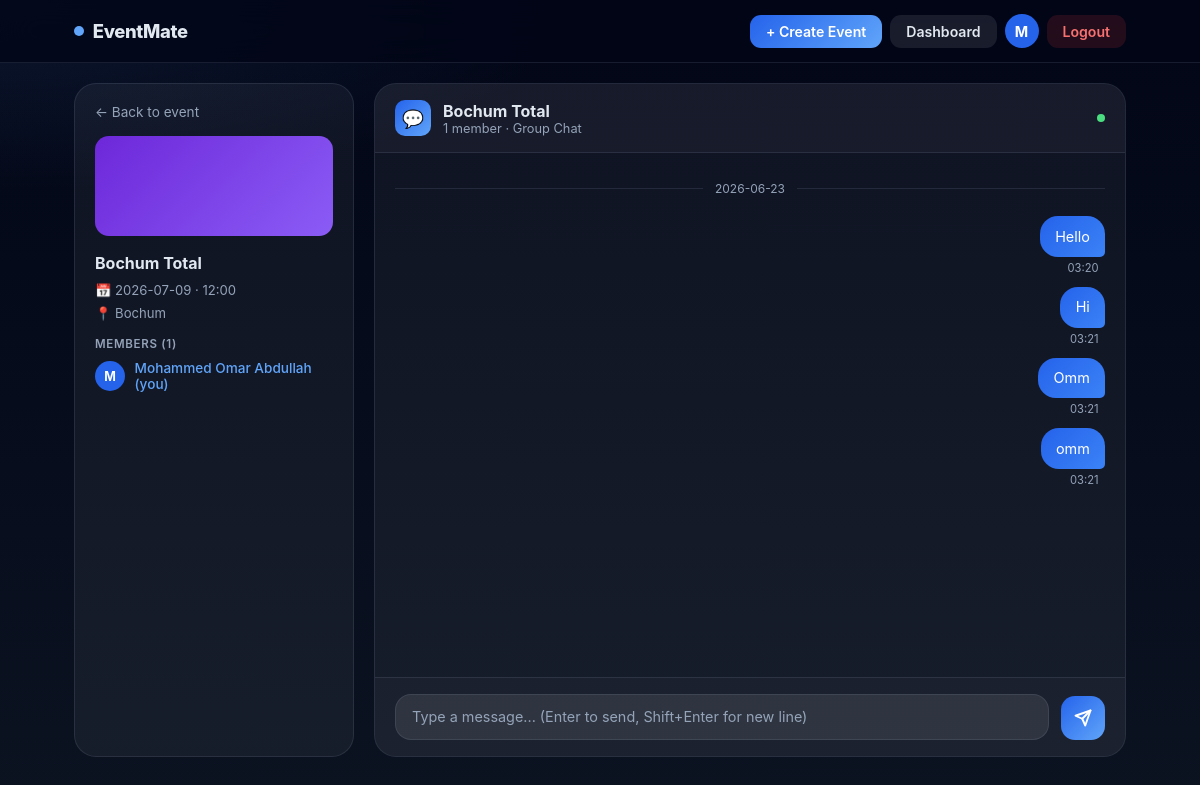
/event/7/chat (signed in), run on the app's committed database.
### app.py (models this page shows)
class User(db.Model):
    id = db.Column(db.Integer, primary_key=True)
    email = db.Column(db.String(120), unique=True, nullable=True)
    username = db.Column(db.String(80), unique=True, nullable=True)
    name = db.Column(db.String(120), nullable=False)
    first_name = db.Column(db.String(60))
    last_name = db.Column(db.String(60))
    state = db.Column(db.String(120))
    city = db.Column(db.String(120))
    street = db.Column(db.String(120))
    house_number = db.Column(db.String(20))
    password_hash = db.Column(db.String(200))
    auth_method = db.Column(db.String(20))
    university = db.Column(db.String(200))
    study_program = db.Column(db.String(200))
    languages = db.Column(db.Text)
    interests = db.Column(db.Text)
    about_me = db.Column(db.Text)
    profile_picture = db.Column(db.String(200))
    joined_events = db.relationship('EventJoin', backref='user', lazy=True, cascade='all, delete-orphan')
    created_events = db.relationship('Event', backref='organizer', lazy=True, foreign_keys='Event.organizer_id')
    def get_languages(self):
        return [l.strip() for l in self.languages.split(',') if l.strip()] if self.languages else []
    def get_interests(self):
        return [i.strip() for i in self.interests.split(',') if i.strip()] if self.interests else []
    def to_dict(self):
        return {
            'id': self.id,
            'username': self.username,
            'name': self.name,
            'first_name': self.first_name,
            'last_name': self.last_name,
            'state': self.state,
            'city': self.city,
            'street': self.street,
            'house_number': self.house_number,
            'auth_method': self.auth_method,
            'university': self.university,
            'study_program': self.study_program,
            'languages': self.get_languages(),
            'interests': self.get_interests(),
            'about_me': self.about_me,
            'profile_picture': self.profile_picture,
        }

class Event(db.Model):
    id = db.Column(db.Integer, primary_key=True)
    title = db.Column(db.String(200), nullable=False)
    date = db.Column(db.String(20), nullable=False)
    time = db.Column(db.String(10))
    location = db.Column(db.String(120), nullable=False)
    language = db.Column(db.String(120))
    category = db.Column(db.String(60))
    description = db.Column(db.Text)
    max_participants = db.Column(db.Integer)
    banner = db.Column(db.String(200))
    organizer_id = db.Column(db.Integer, db.ForeignKey('user.id'), nullable=True)
    joined_users = db.relationship('EventJoin', backref='event', lazy=True, cascade='all, delete-orphan')
    def attendee_count(self):
        return len(self.joined_users)
    def to_dict(self):
        org = User.query.get(self.organizer_id) if self.organizer_id else None
        return {
            'id': self.id,
            'title': self.title,
            'date': self.date,
            'time': self.time,
            'location': self.location,
            'language': self.language,
            'category': self.category,
            'description': self.description,
            'max_participants': self.max_participants,
            'banner': self.banner,
            'organizer_id': self.organizer_id,
            'organizer_name': org.name if org else 'EventMate',
            'organizer_username': org.username if org else None,
            'attendee_count': self.attendee_count(),
            'attendees': [ej.user.name for ej in self.joined_users],
            'category_color': CATEGORY_COLORS.get(self.category, 'linear-gradient(135deg,#1e3a8a,#3b82f6)'),
            'category_icon': CATEGORY_ICONS.get(self.category, '📅'),
        }

class ChatMessage(db.Model):
    id = db.Column(db.Integer, primary_key=True)
    event_id = db.Column(db.Integer, db.ForeignKey('event.id'), nullable=False)
    user_id = db.Column(db.Integer, db.ForeignKey('user.id'), nullable=False)
    message = db.Column(db.Text, nullable=False)
    timestamp = db.Column(db.DateTime, nullable=False, default=datetime.utcnow)
    sender = db.relationship('User', lazy=True)

### app.py (the view)
@app.route('/event/<int:event_id>/chat')
@login_required
def event_chat(event_id):
    user = get_current_user()
    event = Event.query.get_or_404(event_id)
    joined = EventJoin.query.filter_by(user_id=user.id, event_id=event_id).first()
    if not joined:
        return render_template('error.html',
            title='Access Denied',
            message='You must join this event before accessing the group chat.',
            back_url=url_for('event_detail', event_id=event_id)), 403
    messages = ChatMessage.query.filter_by(event_id=event_id)\
        .order_by(ChatMessage.timestamp.asc()).all()
    member_ids = [ej.user_id for ej in EventJoin.query.filter_by(event_id=event_id).all()]
    members = User.query.filter(User.id.in_(member_ids)).all()
    event_dict = event.to_dict()
    return render_template('chat.html',
        event=event_dict,
        user=user.to_dict() if hasattr(user, 'to_dict') else {
            'id': user.id, 'name': user.name, 'username': user.username,
            'profile_picture': user.profile_picture,
        },
        messages=[_chat_message_to_dict(m) for m in messages],
        members=members,
    )

### app.py (called while the page is built)
def login_required(view):
    @wraps(view)
    def wrapped_view(*args, **kwargs):
        if 'user_id' not in session:
            return redirect(url_for('login'))
        return view(*args, **kwargs)
    return wrapped_view

def get_current_user():
    if 'user_id' in session:
        return User.query.get(session['user_id'])
    return None

@app.context_processor
def inject_nav():
    user = get_current_user()
    return dict(
        nav_user=user.to_dict() if user else None,
        is_guest=session.get('guest', False),
    )

def _chat_message_to_dict(msg):
    return {
        'id': msg.id,
        'event_id': msg.event_id,
        'user_id': msg.user_id,
        'message': msg.message,
        'timestamp': msg.timestamp.strftime('%Y-%m-%d %H:%M:%S'),
        'sender_name': msg.sender.name if msg.sender else 'Unknown',
        'profile_picture': msg.sender.profile_picture if msg.sender else None,
    }

### templates/chat.html (shortened to what this page needs)
{% extends "base.html" %}
{% block body %}
<div class="page" style="padding-top:1.25rem;padding-bottom:1.25rem;">
    <div class="chat-layout">
        <aside class="chat-sidebar">
            <a href="/event/{{ event.id }}" style="color:var(--muted);text-decoration:none;font-size:0.85rem;display:flex;align-items:center;gap:0.4rem;">← Back to event</a>
            <div class="sidebar-event-banner">
                {% if event.banner %}
                    <img src="{{ url_for('static', filename='uploads/' + event.banner) }}" alt="">
                {% else %}
                    <div class="sidebar-event-banner-grad" style="background:{{ event.category_color }};"></div>
                {% endif %}
            </div>
            <div>
                <div class="sidebar-event-title">{{ event.title }}</div>
                <div class="sidebar-meta" style="margin-top:0.5rem;">
                    <div class="sidebar-meta-row">📅 {{ event.date }}{% if event.time %} · {{ event.time }}{% endif %}</div>
                    <div class="sidebar-meta-row">📍 {{ event.location }}</div>
                </div>
            </div>
            <div>
                <div class="section-label" style="margin-bottom:0.6rem;">Members ({{ members|length }})</div>
                <div class="members-list">
                    {% for m in members %}
                    <div class="member-row">
                        <div class="member-avatar">
                            {% if m.profile_picture %}
                                <img src="{{ url_for('static', filename='uploads/' + m.profile_picture) }}" alt="">
                            {% else %}
                                {{ m.name[0]|upper }}
                            {% endif %}
                        </div>
                        <span class="member-name {{ 'is-you' if m.id == user.id }}">
                            {{ m.name }}{% if m.id == user.id %} (you){% endif %}
                        </span>
                    </div>
                    {% endfor %}
                </div>
            </div>
        </aside>
        <div class="chat-main">
            <div class="chat-header">
                <div class="chat-header-icon">💬</div>
                <div>
                    <div class="chat-header-title">{{ event.title }}</div>
                    <div class="chat-header-sub">{{ members|length }} member{{ 's' if members|length != 1 }} · Group Chat</div>
                </div>
                <span class="online-dot" title="Live"></span>
            </div>
            <div class="chat-messages" id="chatMessages">
                {% if messages %}
                    {% set ns = namespace(last_date=none) %}
                    {% for msg in messages %}
                        {% set msg_date = msg.timestamp[:10] %}
                        {% if msg_date != ns.last_date %}
                            <div class="date-divider">{{ msg_date }}</div>
                            {% set ns.last_date = msg_date %}
                        {% endif %}
                        <div class="msg-group {{ 'own' if msg.user_id == user.id else 'other' }}" data-id="{{ msg.id }}">
                            <div class="msg-content">
                                <div class="msg-bubble">{{ msg.message }}</div>
                                <span class="msg-time">{{ msg.timestamp[11:16] }}</span>
                            </div>
                        </div>
                    {% endfor %}
                {% else %}
                    <div class="empty-chat" id="emptyState">
                        <div class="empty-chat-icon">💬</div>
                        <div style="font-weight:600;color:var(--text);">No messages yet</div>
                        <div style="font-size:0.88rem;">Be the first to say hello!</div>
                    </div>
                {% endif %}
            </div>
            <div style="padding: 0 1.25rem 0;">
                <div id="typing-indicator"></div>
            </div>
            <div class="chat-input-bar">
                <textarea
                    class="chat-textarea"
                    id="msgInput"
                    placeholder="Type a message... (Enter to send, Shift+Enter for new line)"
                    maxlength="2000"
                    rows="1"
                ></textarea>
                <button class="send-btn" id="sendBtn" title="Send">
                    <svg width="18" height="18" viewBox="0 0 24 24" fill="none" stroke="currentColor" stroke-width="2.5" stroke-linecap="round" stroke-linejoin="round">
                        <line x1="22" y1="2" x2="11" y2="13"></line>
                        <polygon points="22 2 15 22 11 13 2 9 22 2"></polygon>
                    </svg>
                </button>
            </div>
        </div>
    </div>
</div>
{% endblock %}

### templates/base.html (shortened to what this page needs)
<!DOCTYPE html>
<html lang="en">
<head>
</head>
<body>
<nav class="topnav">
    <div class="topnav-inner">
        <a href="/" class="nav-logo">
            <span class="nav-dot"></span>
            <span class="nav-wordmark">EventMate</span>
        </a>
        <div class="nav-right">
            {% if nav_user %}
                <a href="/create_event" class="nbtn nbtn-accent">+ Create Event</a>
                <a href="/dashboard" class="nbtn nbtn-ghost">Dashboard</a>
                <a href="/profile/{{ nav_user.id }}" class="nav-avatar" title="{{ nav_user.name }}">
                    {% if nav_user.profile_picture %}
                        <img src="{{ url_for('static', filename='uploads/' + nav_user.profile_picture) }}" alt="">
                    {% else %}
                        {{ nav_user.name[0] | upper }}
                    {% endif %}
                </a>
                <a href="/logout" class="nbtn nbtn-danger">Logout</a>
            {% elif is_guest %}
                <span class="pill">Guest</span>
                <a href="/login" class="nbtn nbtn-accent">Login</a>
                <a href="/logout" class="nbtn nbtn-ghost">Exit</a>
            {% endif %}
        </div>
    </div>
</nav>
{% block body %}{% endblock %}
</body>
</html>

### templates/base.html (style rules this page uses)
:root { --bg: #0b1220; --surface: rgba(255,255,255,0.05); --surface2: rgba(255,255,255,0.09); --border: rgba(148,163,184,0.15); --text: #e2e8f0; --muted: #94a3b8; --accent: #60a5fa; --accent-dark: #2563eb; --green: #4ade80; --green-dark: #16a34a; --red: #f87171; }
* { box-sizing: border-box; margin: 0; padding: 0; }
body { font-family: Inter, system-ui, sans-serif; background: radial-gradient(ellipse 80% 40% at top left, rgba(96,165,250,0.10) 0%, transparent 60%), linear-gradient(180deg, #020617 0%, #0b1220 100%); color: var(--text); min-height: 100vh; }
a { color: inherit; }
nav.topnav { position: sticky; top: 0; z-index: 200; backdrop-filter: blur(18px); background: rgba(2,6,23,0.80); border-bottom: 1px solid var(--border); }
.topnav-inner { max-width: 1100px; margin: 0 auto; display: flex; align-items: center; justify-content: space-between; height: 62px; padding: 0 1.5rem; gap: 1rem; }
.nav-logo { display: flex; align-items: center; gap: 0.55rem; text-decoration: none; color: var(--text); }
.nav-dot { width: 10px; height: 10px; border-radius: 50%; background: var(--accent); }
.nav-wordmark { font-weight: 800; font-size: 1.15rem; letter-spacing: -0.02em; }
.nav-right { display: flex; align-items: center; gap: 0.5rem; flex-wrap: wrap; }
.nbtn { padding: 0.5rem 1rem; border-radius: 11px; font-size: 0.88rem; font-weight: 600; text-decoration: none; border: none; cursor: pointer; display: inline-flex; align-items: center; gap: 0.4rem; transition: opacity .15s, transform .15s; white-space: nowrap; }
.nbtn-ghost { background: var(--surface2); color: var(--text); }
.nbtn-accent { background: linear-gradient(135deg,var(--accent-dark),var(--accent)); color: #fff; }
.nbtn-danger { background: rgba(239,68,68,.14); color: var(--red); }
.nav-avatar { width: 34px; height: 34px; border-radius: 50%; background: var(--accent-dark); display: grid; place-items: center; font-weight: 700; font-size: 0.9rem; color: #fff; text-decoration: none; overflow: hidden; flex-shrink: 0; }
.page { max-width: 1100px; margin: 0 auto; padding: 2rem 1.5rem; }

### data on the page
User: name "M", name "Mohammed Omar Abdullah", shows "(you)"
Event: title "Bochum Total", date "2026-07-09", time "12:00", location "Bochum"
ChatMessage: message "Hello"
ChatMessage: message "Hi"
ChatMessage: message "Omm"
ChatMessage: message "omm"

### other printed values
{{ members|length }} "1"
{{ msg_date }} "2026-06-23"
{{ msg.timestamp[11:16] }} "03:20" "03:21" "03:21" "03:21"
